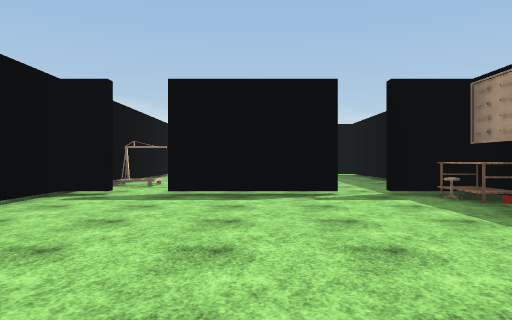
View 1 (above)

16 first-person views from a walk through a 3-D level made in the Unity game engine. The camera is 1.3 m above the floor, looks level and sees 70° across. The floor is counted in squares, 2 m on a side. Each view is taken from the middle of a square. On the plan, view 1 faces up. The plan holds only what a view shows up to about 11 squares ahead; the rest is blank. The place goes on beyond the plan. The player is left out. Some animated figures are left out. Some surface patterns are stand-ins.

View 2
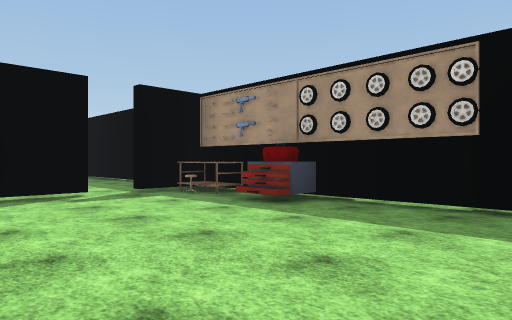

View 3
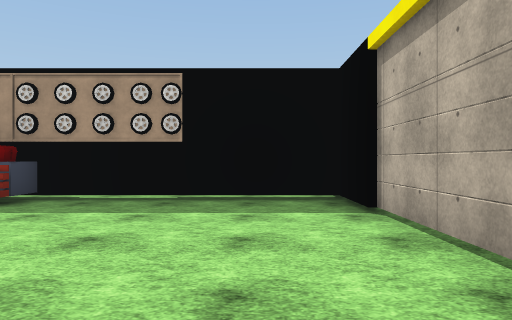

View 4
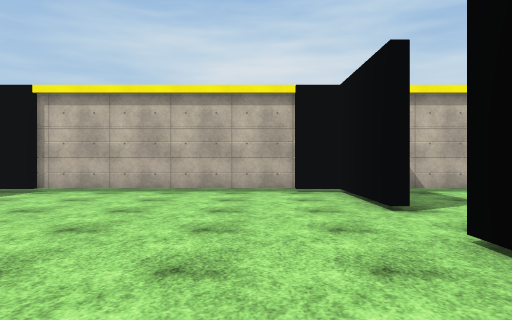

View 5
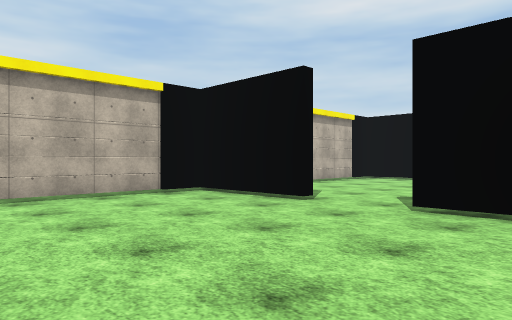

View 6
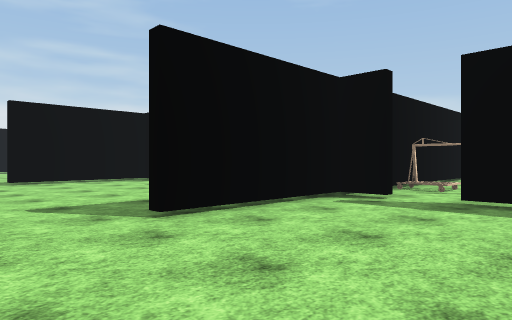

View 7
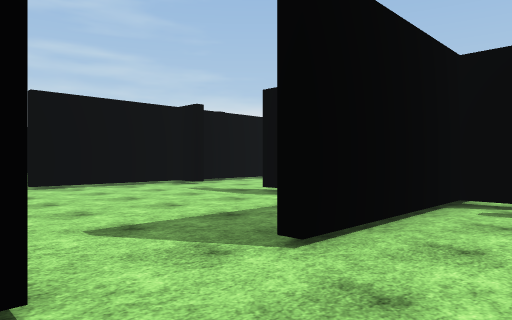

View 8
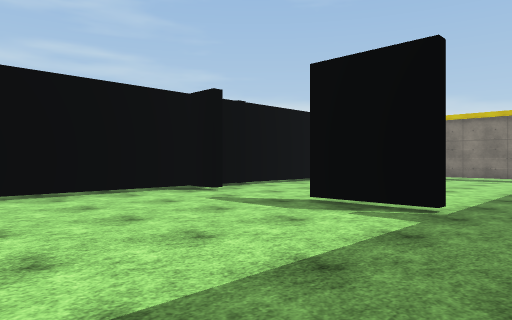

View 9
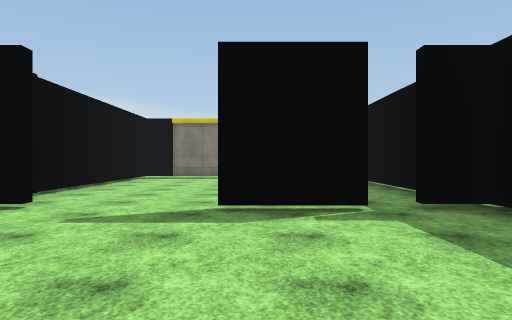

View 10
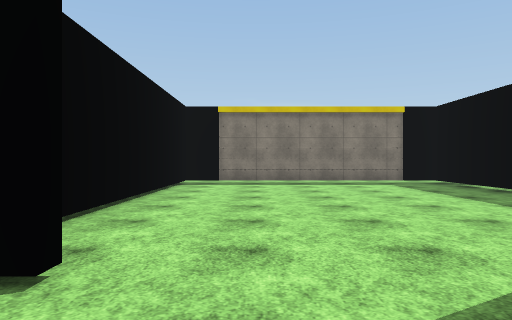

View 11
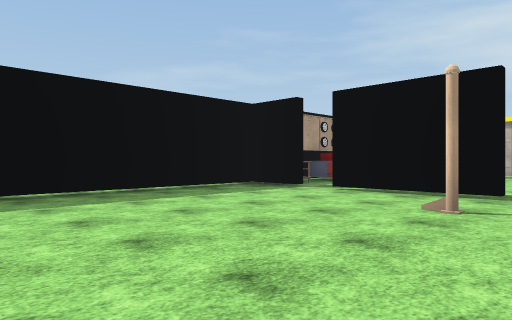

View 12
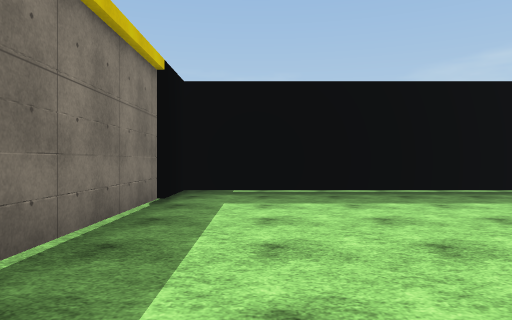

View 13
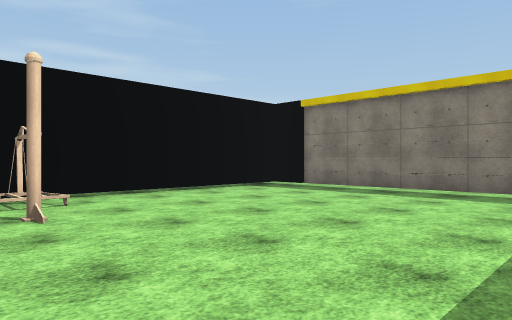

View 14
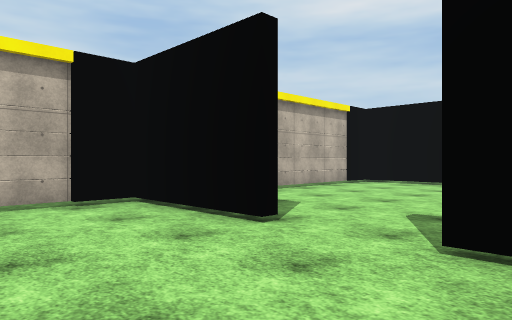

View 15
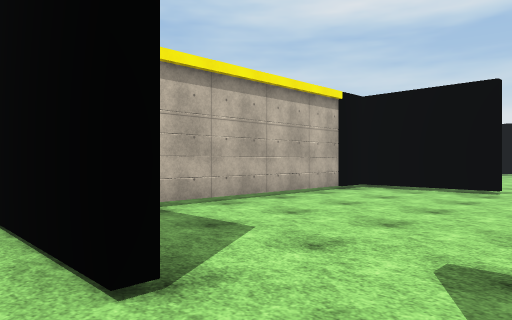

View 16
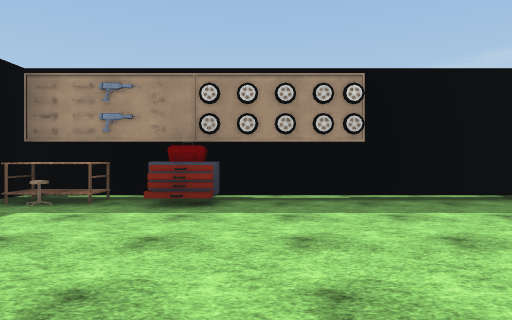

### Floor plan
Key: @ floor where view 1 was taken; # wall or solid block; . floor; T thing the floor can be seen under or through; A table; O other object.
Columns run from 12 left of view 1 to 5 right of it. Each row starts with its distance up from view 1.
 16  ..............
 15  ########TTTTTTTT
 14  #......#.......T.
 13  #......#.......T.
 12  #......#.......T.
 11  #......#.......T.
 10  #......#.......T.
  9  #......#O#.....T.
  8  #......#.......#.
  7 .#...##.##.TTT.##
  6 .#......#......OA.
  5 .#......#.......#.
  4 .#...... .......O.
  3 ................T.
  2  ...............T.
  1 .#......#.......T.
  0 .#......#...@...T.
 -1 .#......#......##
 -2  ###############

Where each view was taken, in squares from view 1:
view 1: 0 up, 0 right, facing up
view 2: 0 up, 1 left, facing up-right
view 3: 0 up, 2 left, facing right
view 4: 6 up, 2 left, facing down
view 5: 5 up, 1 right, facing down-left
view 6: 1 up, 0 right, facing up-left
view 7: 1 up, 2 left, facing up-left
view 8: 2 up, 4 left, facing up-left
view 9: 2 up, 7 left, facing up
view 10: 5 up, 9 left, facing up
view 11: 14 up, 3 left, facing down-right
view 12: 14 up, 3 left, facing right
view 13: 8 up, 3 right, facing up-left
view 14: 4 up, 1 left, facing down-left
view 15: 3 up, 3 left, facing down-left
view 16: 3 up, 2 left, facing right
